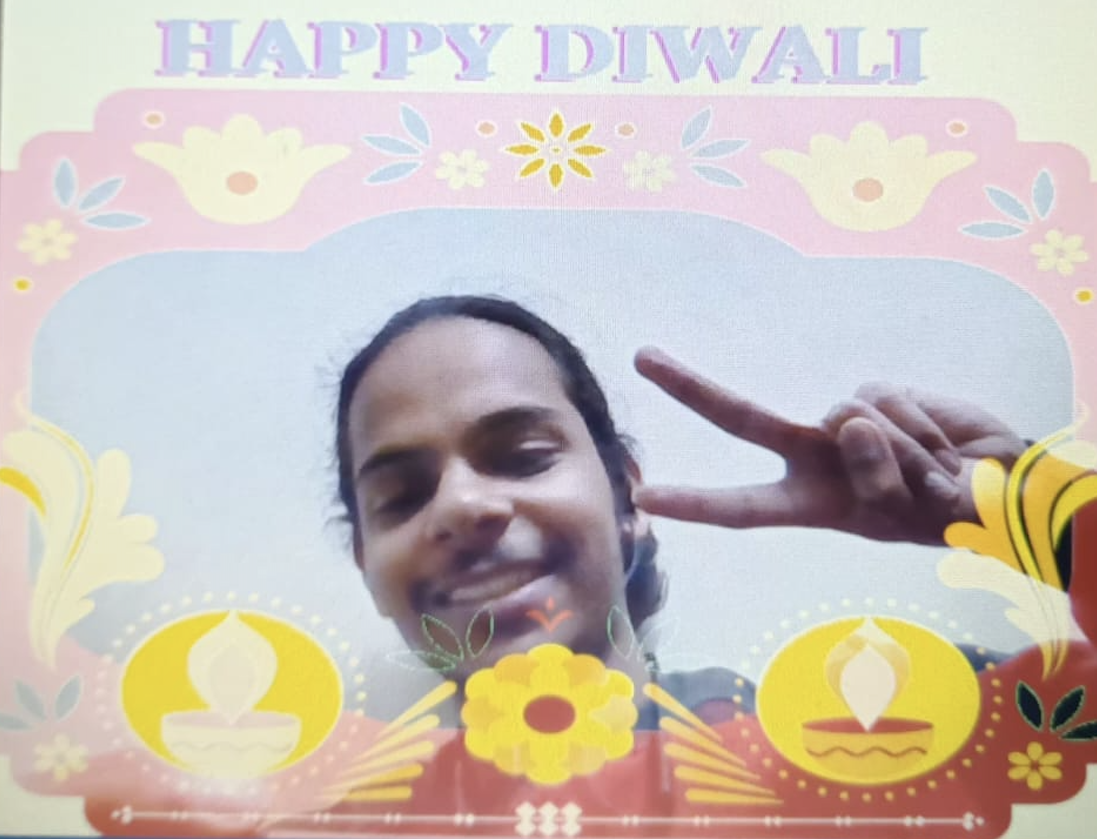
#> input picture Snapchat_Filters/Happy_Diwali_Filter/Happy_Diwali_Filter.png, 1097 x 839 px, given in place of the camera
$ python Happy_Diwali.py
#> lines starting #> are read from the running program, lines starting #| are printed output that depends on the picture
import cv2


def main():

    # Getting video feed through webcam
    cap = cv2.VideoCapture(0)
    while True:
        getFrame, frame = cap.read()
#> frame is the input picture: shape (839, 1097, 3); mean B, G, R 185.6, 193.4, 202.9
        if getFrame:
            # Getting the dimensions of the feed through the webcam
            width  = cap.get(cv2.CAP_PROP_FRAME_WIDTH)
            height = cap.get(cv2.CAP_PROP_FRAME_HEIGHT)

            img = cv2.imread('hampy_diwali.jpg', -1)
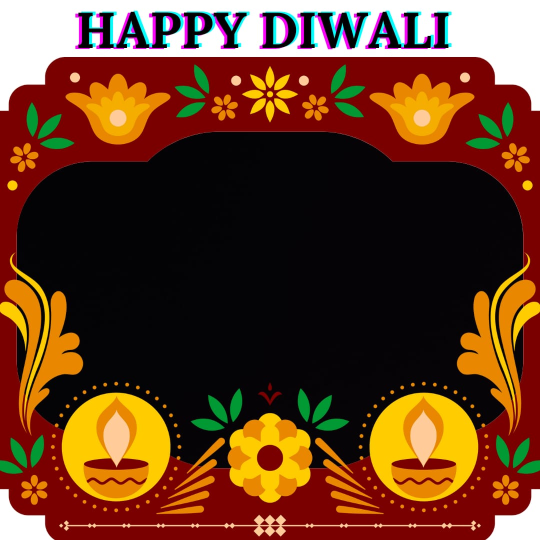
#> input picture Snapchat_Filters/Happy_Diwali_Filter/hampy_diwali.jpg, 1080 x 1080 px (shown at 1/2 size)
#> img is the input picture: shape (1080, 1080, 3); mean B, G, R 34.1, 58.9, 100.1

            # Selecting all the 3 color channels in the frame
            frame_mask = img[:, :, 2]
            frame_mask_inv = cv2.bitwise_not(frame_mask)
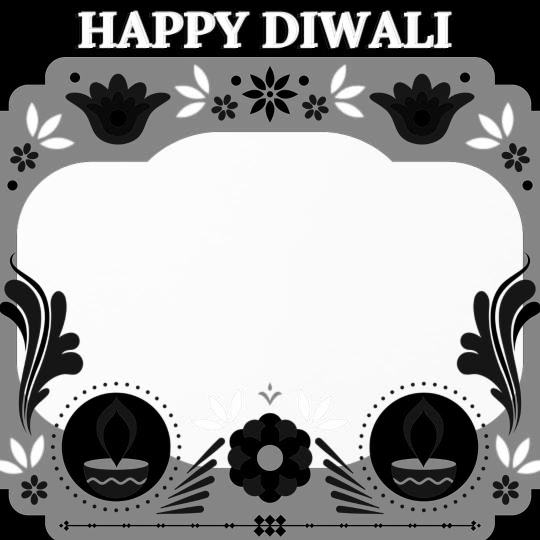
#> frame_mask_inv: shape (1080, 1080) (shown at 1/2 size); min 0, max 255, mean 154.9
            mask_img = img[:, :, 0:3]

            # Redefining the dimensions
            wd = int(width)
            ht = int(height)

            # Using the redefined dimensions
            diwali = cv2.resize(mask_img, (wd, ht))
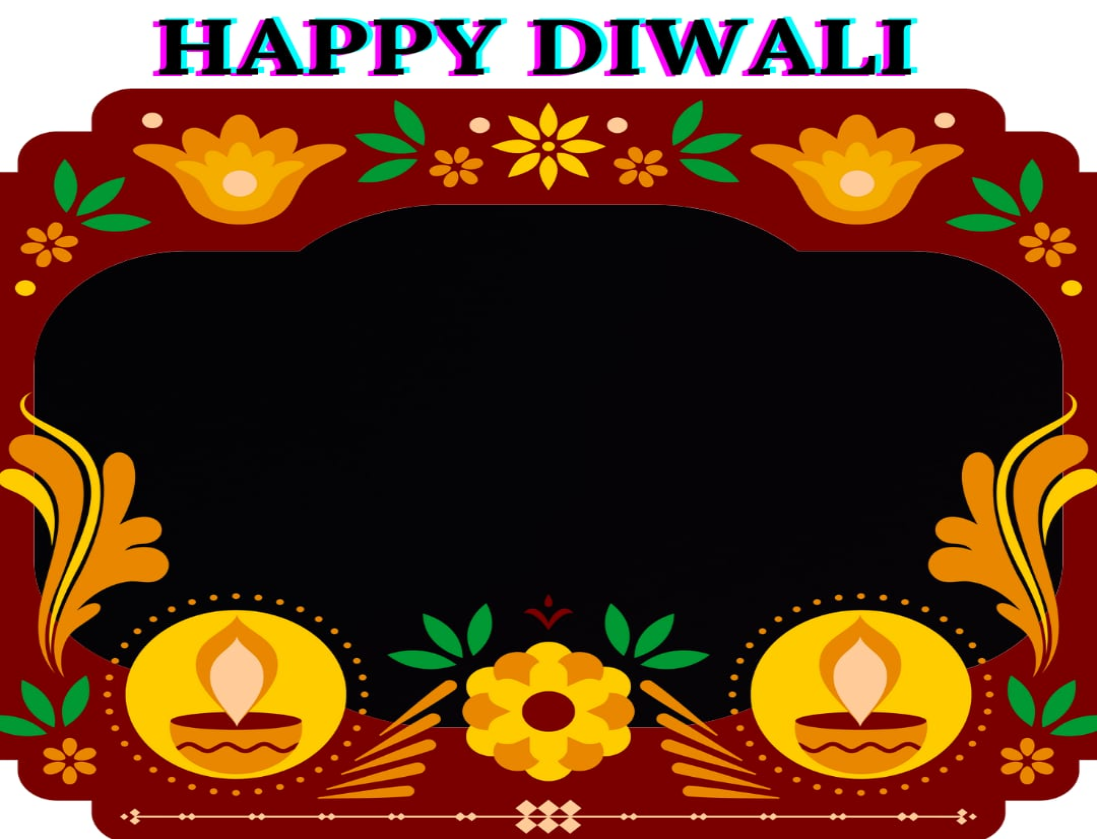
#> diwali: shape (839, 1097, 3); mean B, G, R 34, 58.8, 100.1
            mask = cv2.resize(frame_mask, (wd, ht))
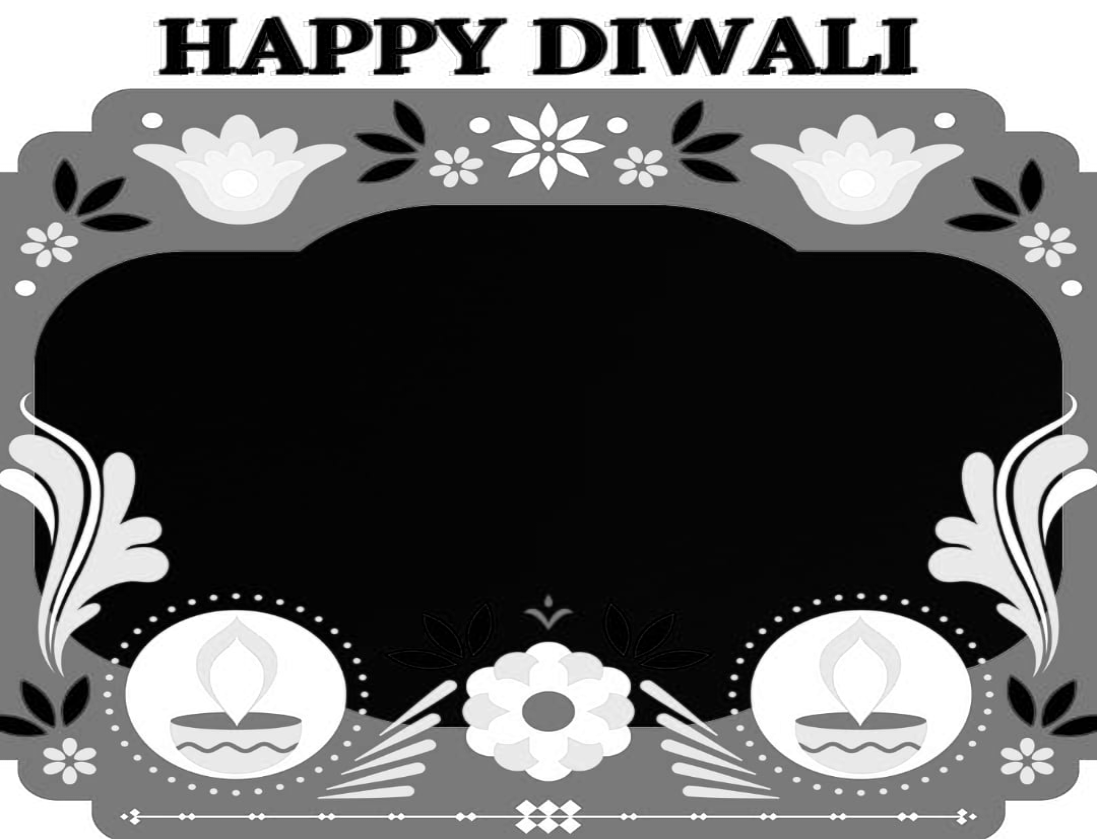
#> mask: shape (839, 1097); min 0, max 255, mean 100.1
            mask_inv = cv2.resize(frame_mask_inv, (wd, ht))
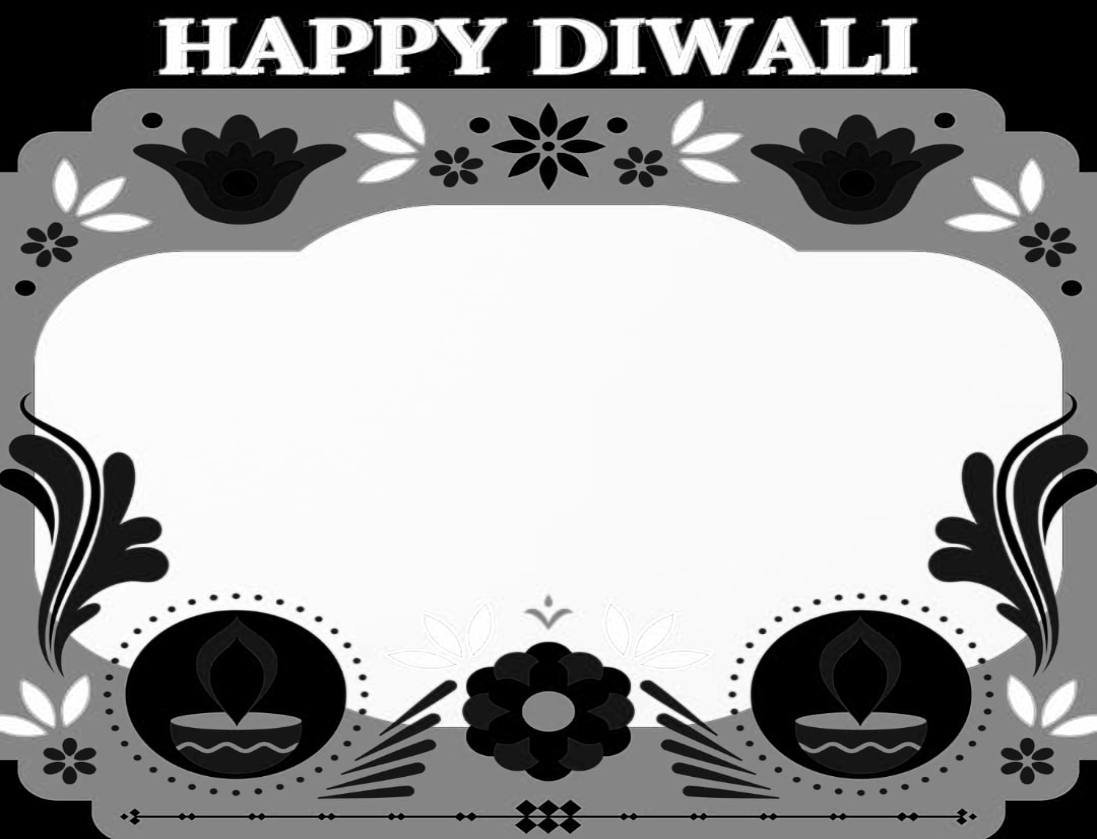
#> mask_inv: shape (839, 1097); min 0, max 255, mean 154.8

            # Obtaining the region-of-interest
            y1 = 0
            y2 = int(y1 + ht)
            x1 = 0
            x2 = int(x1 + wd)
            frame0 = frame[y1:y2, x1:x2]
            frame1 = cv2.bitwise_and(frame0, frame0, mask=mask_inv)
            frame2 = cv2.bitwise_and(diwali, diwali, mask=mask)

            # Adding filter to the frame
            frame[y1:y2, x1:x2] = cv2.add(frame1, frame2)
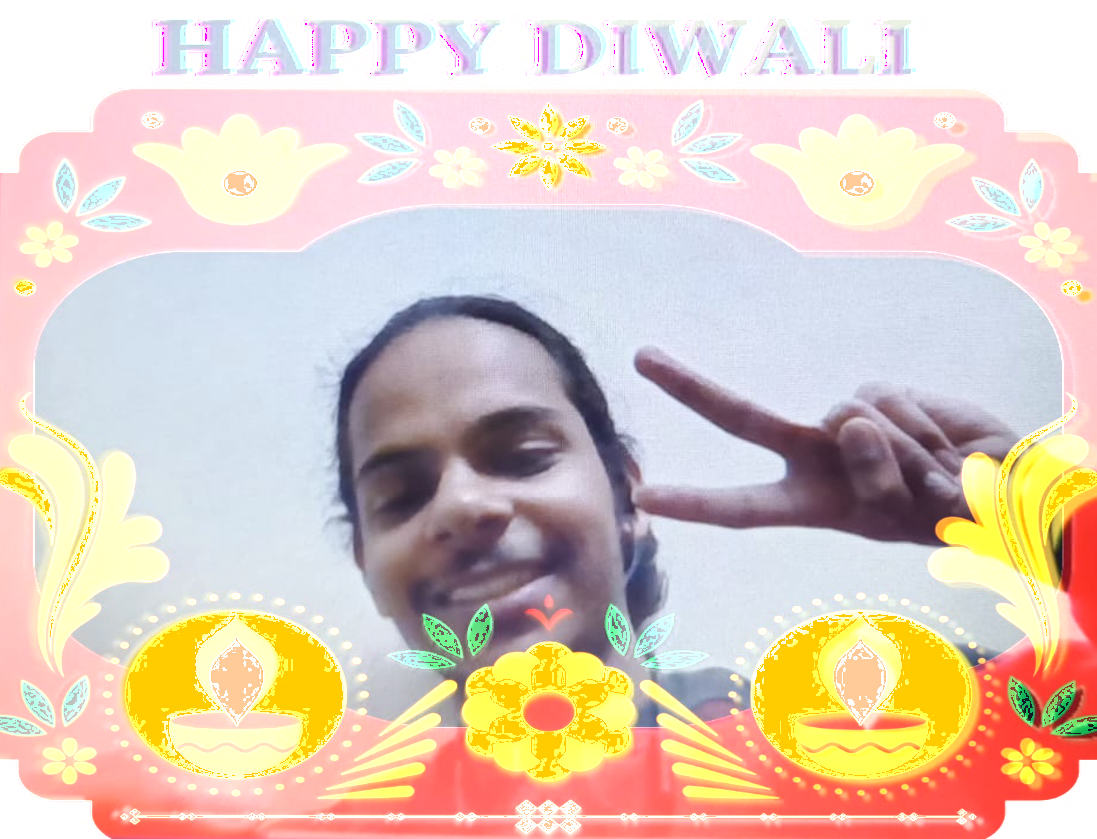
#> frame: shape (839, 1097, 3); mean B, G, R 190.2, 203.8, 223.6

            cv2.imshow('Snapchat Filter Diwali', frame)

            cv2.resizeWindow('Snapchat Filter Diwali', 100, 200)

            if cv2.waitKey(1) & 0xFF == 27:
#> (key Esc is pressed here)
                break

        else:
            break

    cap.release()
    cv2.destroyAllWindows()


if __name__ == '__main__':
    main()
